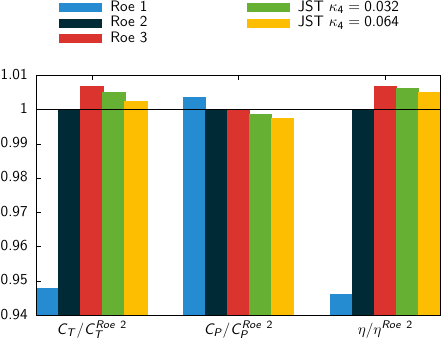

Source code (gnuplot):
# set terminal epslatex
set terminal epslatex standalone color colortext header \
   "\\usepackage{wasysym}\n\\usepackage{sfmath}\n\\renewcommand{\\familydefault}{\\sfdefault}\n"

set style line 1 lc rgb "#268BD2" linetype -1 linewidth 2 pt 5
set style line 2 lc rgb "#002b36" linetype -1 linewidth 2 pt 4
set style line 3 lc rgb "#dc322f" linetype -1 linewidth 2 pt 3
set style line 4 lc rgb "#66B132" linetype -1 linewidth 2 pt 3
set style line 5 lc rgb "#FCBD00" linetype -1 linewidth 2 pt 3


set style fill solid 1.0
set output 'space_scheme_diff.tex'
set key reverse Left above

# Size of one box
bs = 0.15
# Plot mean with variance (std^2) as boxes with yerrorbar
plot 'space_scheme_diff.dat' i 0 u ($0):($7/1.4301):(bs) t 'Roe 1'  w boxes ls 1, \
     ''                      i 1 u ($0+bs):($7/1.4301):(bs) t 'Roe 2' w boxes ls 2, \
     ''                      i 2 u ($0+2*bs):($7/1.4301):(bs):xticlabels('$C_T / C_T^{Roe~2}$') t 'Roe 3' w boxes ls 3, \
     ''                      i 4 u ($0+3*bs):($7/1.4301):(bs) t 'JST $\kappa_4 = 0.032$' w boxes ls 4, \
     ''                      i 5 u ($0+4*bs):($7/1.4301):(bs) t 'JST $\kappa_4 = 0.064$' w boxes ls 5, \
     ''                      i 0 u (1+$0):($8/2.8554):(bs) notitle  w boxes ls 1, \
     ''                      i 1 u (1+$0+bs):($8/2.8554):(bs) notitle w boxes ls 2, \
     ''                      i 2 u (1+$0+2*bs):($8/2.8554):(bs):xticlabels('$C_P/ C_P^{Roe~2}$') notitle w boxes ls 3, \
     ''                      i 4 u (1+$0+3*bs):($8/2.8554):(bs) notitle w boxes ls 4, \
     ''                      i 5 u (1+$0+4*bs):($8/2.8554):(bs) notitle w boxes ls 5, \
     ''                      i 0 u (2+$0):($9/0.5659):(bs) notitle  w boxes ls 1, \
     ''                      i 1 u (2+$0+bs):($9/0.5659):(bs) notitle w boxes ls 2, \
     ''                      i 2 u (2+$0+2*bs):($9/0.5659):(bs):xticlabels('$\eta/ \eta^{Roe~2}$') notitle w boxes ls 3, \
     ''                      i 4 u (2+$0+3*bs):($9/0.5659):(bs) notitle w boxes ls 4, \
     ''                      i 5 u (2+$0+4*bs):($9/0.5659):(bs) notitle w boxes ls 5, 1 w l ls 1 lc rgb "black" title ""